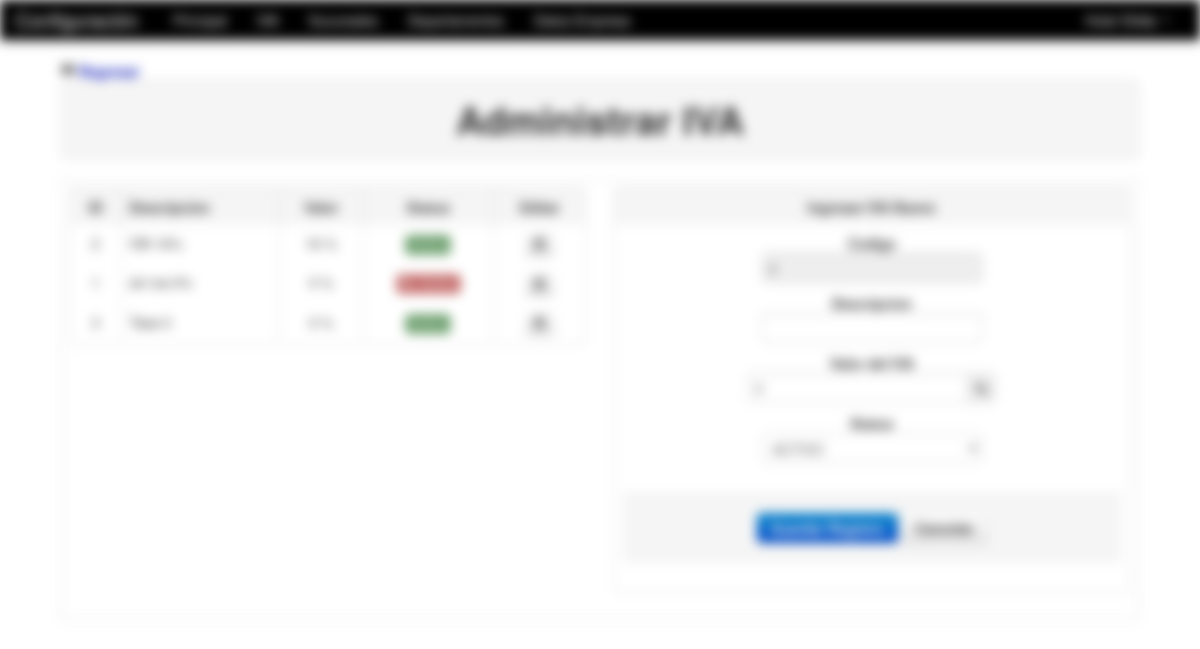
Page /Modulos/Datos/iva.php (signed in) on the committed database.
### tables this page shows
CREATE TABLE IF NOT EXISTS `iva` (
`idIva` int(11) NOT NULL,
  `nombreIva` varchar(255) NOT NULL,
  `valor` varchar(255) NOT NULL,
  `estado` varchar(255) NOT NULL
);

### Modulos/Datos/iva.php (the view, shortened to what this page needs)
<?php
	include_once "class/class.php";
	include_once "../funciones.php";
	if(!empty($_GET['id'])){
		$id_iva=limpiar($_GET['id']);
		$id_iva=substr($id_iva,10);
		$id_iva=decrypt($id_iva,'URLIVACODIGO');
		$oIVA=new Consultar_IVA($id_iva);
		if($oIVA->consultar("nombreIva")==NULL){
			header('Location: iva.php');
		}else{
			$titulo="Actualizar IVA";
			$boton="Actualizar Registro";
			$nombre_iva=$oIVA->consultar("nombreIva");
			$valor_iva=$oIVA->consultar("valor");
			$estado_iva=$oIVA->consultar("estado");
		}
	}else{
		$pame=mysql_query("SELECT MAX(idIva)as maximo FROM iva");
		if($row=mysql_fetch_array($pame)){
			if($row['maximo']==NULL){
				$id_iva=1;
			}else{
				$id_iva=$row['maximo']+1;
			}
		}
		$titulo="Ingresar IVA Nuevo";
		$boton="Guardar Registro";
		$nombre_iva='';
		$estado_iva='';
	}
?>
<!DOCTYPE html>
<html lang="es">
  <head>
    <link href="../../css/bootstrap.css" rel="stylesheet">
    <link href="../../css/bootstrap-responsive.css" rel="stylesheet">
  </head>
  <body>
    <?php include_once "../../menu/m_datos.php"; ?>
	<div align="center">
    	<table width="90%">
          <tr>
            <td>
            	<a href="index.php"><strong><i class="icon-fast-backward"></i> Regresar</strong></a>
            	<table class="table table-bordered">
                  <tr class="well">
                    <td><h1 align="center">Administrar IVA</h1></td>
                  </tr>
                </table>
                <table class="table table-bordered">
                	<tr>
                    	<td>
                        	<div class="row-fluid">
                            	<div class="span6">
                                	<table class="table table-bordered table table-hover">
                                      <tr class="well">
                                        <td><strong><center>ID</center></strong></td>
                                        <td><strong>Descripcion</strong></td>
                                        <td><strong><center>Valor</center></strong></td>
                                        <td><strong><center>Status</center></strong></td>
                                        <td><strong><center>Editar</center></strong></td>
                                      </tr>
                                      <?php
									  	$pame=mysql_query("SELECT * FROM iva ORDER BY nombreIva");
										while($row=mysql_fetch_array($pame)){
											$url=cadenas().encrypt($row['idIva'],'URLIVACODIGO');
									  ?>
                                      <tr>
                                        <td><center><?php echo $row['idIva']; ?></center></td>
                                        <td><?php echo $row['nombreIva']; ?></td>
                                        <td><center><?php echo $row['valor'].' %'; ?></center></td>
                                        <td><center><?php echo estado($row['estado']); ?></center></td>
                                        <td>
                                        	<center>
                                                <a href="iva.php?id=<?php echo $url; ?>" class="btn btn-mini">
                                                    <i class="icon-edit"></i>
                                                </a>
                                            </center>
                                        </td>
                                      </tr>
                                      <?php } ?>
                                    </table>
                                </div>
                            	<div class="span6">
                                	<table class="table table-bordered">
                                      <tr class="well">
                                      	<td><center><strong><?php echo $titulo; ?></strong></center></td>
                                      </tr>
                                      <tr>
                                      	<td>
                                        	<div align="center">
                                       	  	<form name="form1" method="post" action="">
                                            	<strong>Codigo</strong><br>
                                                <input type="text" name="idIva" value="<?php echo $id_iva; ?>" readonly autocomplete="off"><br>
                                                <strong>Descripcion</strong><br>
                                                <input type="text" name="nombreIva" value="<?php echo $nombre_iva; ?>" required autocomplete="off"><br>
                                                <strong>Valor del IVA</strong><br>
                                                <div class="input-append">
                                                    <input name="valor" value="0" type="number" min="0" max="100">
                                                    <span class="add-on"><strong>%</strong></span>
                                                </div><br>
                                                <strong>Status</strong><br>
                                                <select name="estado">
                                                	<option value="s" <?php if($estado_iva=='s'){ echo 'selected'; } ?>>ACTIVO</option>
                                                </select><br>
                                                <div class="form-actions">
                                                  <button type="submit" class="btn btn-primary"><strong><?php echo $boton; ?></strong></button>
                                                  <a href="iva.php" class="btn"><strong>Cancelar</strong></a>
                                                </div>
                                   	    	</form>
                                            </div>
                                        </td>
                                      </tr>
                                    </table>
                                </div>
                            </div>
                        </td>
                    </tr>
                </table>
            </td>
          </tr>
        </table>
    </div>
  </body>
</html>

### Modulos/funciones.php (shortened to what this page needs)
<?php
	function encrypt($string, $key) {
		$result = ''; $key=$key.'2013';
	   	for($i=0; $i<strlen($string); $i++) {
			  $char = substr($string, $i, 1);
			  $keychar = substr($key, ($i % strlen($key))-1, 1);
			  $char = chr(ord($char)+ord($keychar));
			  $result.=$char;
	   	}
	   	return base64_encode($result);
	}
	function cadenas(){
		return 'YABCDFGJAH';
	}
	function estado($estado){
		if($estado=='s'){
			return '<span class="label label-success">Activo</span>';
		}else{
			return '<span class="label label-important">No Activo</span>';
		}
	}
?>

### Modulos/Datos/iva.php (style rules this page uses)
body { padding-top: 60px; padding-bottom: 40px; }

### rows in the picture
iva: nombreIva "IVA 16%", valor "16", estado "Activo"
iva: nombreIva "sin iva 0%", valor "0", estado "No Activo"
iva: nombreIva "Tasa 0", valor "0", estado "Activo"

### other values in the picture
$_SESSION['user_name'] "Elidia"
$titulo "Ingresar IVA Nuevo"
$boton "Guardar Registro"
